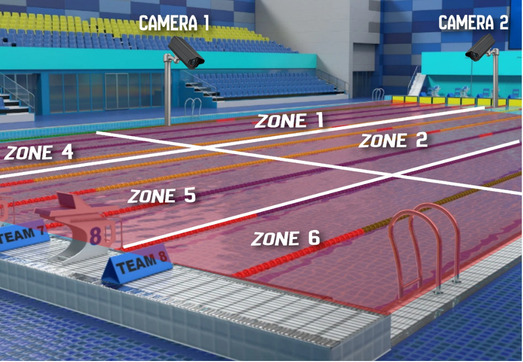
#> input picture assets/ui/how_monitor.png, 523 x 362 px, found by its file name
$ python trim_how_images.py
#> lines starting #> are read from the running program, lines starting #| are printed output that depends on the picture; after the words box and inside, x2 and y2 are one past the last pixel; in counts of white or black regions, pixels touching at a corner belong together
from pathlib import Path
from PIL import Image
import numpy as np

ui = Path(r"C:\Users\halls_18d2lri\Coding_Projects\github\keydahknow\CANTO\assets\ui")


def trim_whitespace(im: Image.Image, threshold: int = 245, pad: int = 6) -> Image.Image:
    """Crop near-white margins from an image."""
    rgba = im.convert("RGBA")
    arr = np.asarray(rgba)
    rgb = arr[:, :, :3]
    alpha = arr[:, :, 3]
    # Non-background: not near-white, or has meaningful alpha
    not_white = (rgb.min(axis=2) < threshold) | (alpha < 250)
    rows = np.any(not_white, axis=1)
    cols = np.any(not_white, axis=0)
    if not rows.any() or not cols.any():
        return im
    rmin, rmax = np.where(rows)[0][[0, -1]]
    cmin, cmax = np.where(cols)[0][[0, -1]]
    rmin = max(0, rmin - pad)
    cmin = max(0, cmin - pad)
    rmax = min(im.height - 1, rmax + pad)
    cmax = min(im.width - 1, cmax + pad)
    return im.crop((cmin, rmin, cmax + 1, rmax + 1))


for name in ["how_monitor.png", "how_detect.png", "how_alert.png"]:
    path = ui / name
    im = Image.open(path)
#> im is the input picture: PIL image 523x362 RGB; mean R, G, B 116.4, 116, 134.5
    trimmed = trim_whitespace(im)
#> in trim_whitespace, `alpha = arr[:, :, 3]`: alpha: shape (362, 523); every value is 255
#> in trim_whitespace, `not_white = (rgb.min(axis=2) < threshold) | (alpha < 250)`:
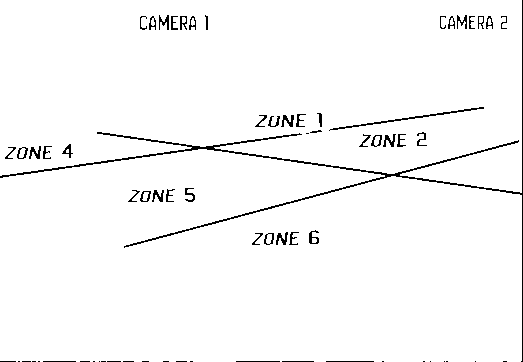
#> not_white: shape (362, 523) bool; 97.3% white; black in thin lines or dots
#> in trim_whitespace, `rmin, rmax = np.where(rows)[0][[0, -1]]`: rmin = 0; rmax = 361
#> in trim_whitespace, `cmin, cmax = np.where(cols)[0][[0, -1]]`: cmin = 0; cmax = 521
#> in trim_whitespace, `cmax = min(im.width - 1, cmax + pad)`: cmax = 522
    # Save as RGB on transparent-safe PNG if needed
    if trimmed.mode == "RGBA":
        # Composite onto white for cleaner Streamlit display of remaining edges
        bg = Image.new("RGB", trimmed.size, (255, 255, 255))
        bg.paste(trimmed, mask=trimmed.split()[-1])
        trimmed = bg
    else:
        trimmed = trimmed.convert("RGB")
    trimmed.save(path)
    print(f"{name}: {im.size} -> {trimmed.size}")
#| how_monitor.png: (523, 362) -> (523, 362)
#> pass 2 of the loop `for name in ["how_monitor.png", "how_detect.png", "how_alert.png"]:`:
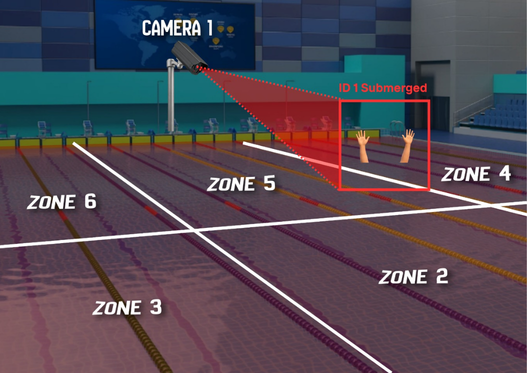
#> input picture assets/ui/how_detect.png, 527 x 373 px, found by its file name
#> im is the input picture: PIL image 527x373 RGB; mean R, G, B 81.2, 72.2, 83.7
#> rgba: PIL image 527x373 RGBA
#> alpha: shape (373, 527); every value is 255
#> in trim_whitespace (call 2), `not_white = (rgb.min(axis=2) < threshold) | (alpha < 250)`:
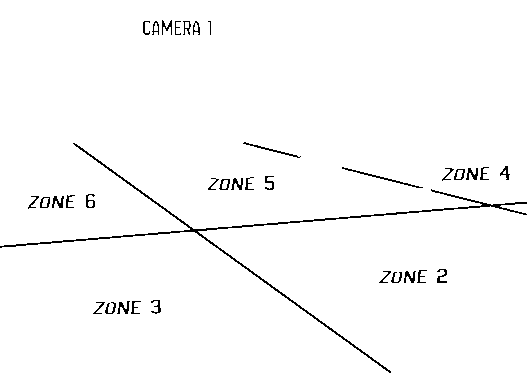
#> not_white: shape (373, 527) bool; 98% white; black in thin lines or dots
#> rmax = 372
#> in trim_whitespace (call 2), `cmin, cmax = np.where(cols)[0][[0, -1]]`: cmax = 526
#| how_detect.png: (527, 373) -> (527, 373)
#> pass 3 of the loop `for name in ["how_monitor.png", "how_detect.png", "how_alert.png"]:`:
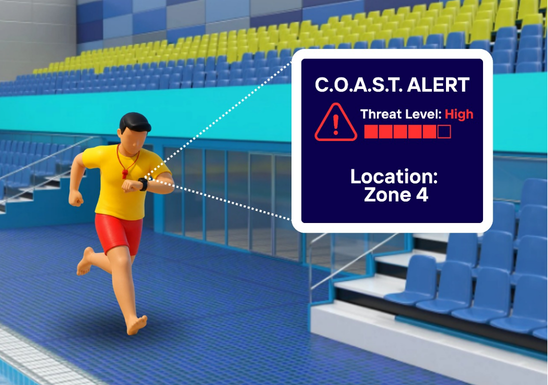
#> input picture assets/ui/how_alert.png, 548 x 385 px, found by its file name
#> im is the input picture: PIL image 548x385 RGB; mean R, G, B 83.9, 114.8, 140.4
#> rgba: PIL image 548x385 RGBA
#> alpha: shape (385, 548); every value is 255
#> in trim_whitespace (call 3), `not_white = (rgb.min(axis=2) < threshold) | (alpha < 250)`:
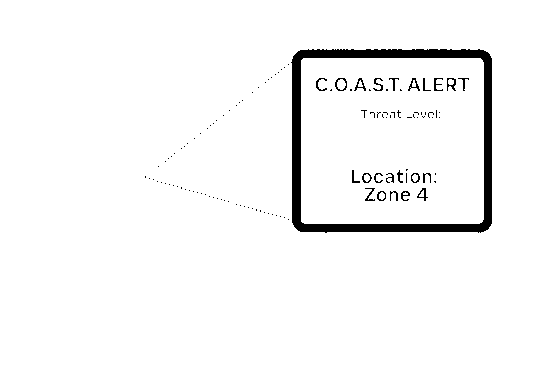
#> not_white: shape (385, 548) bool; 96.6% white; 118 black regions (95 under 20 px), largest, box (x1, y1, x2, y2) and area: (291, 49, 492, 233) 6019, (335, 78, 347, 91) 58, (447, 78, 456, 91) 56
#> rmax = 384
#> in trim_whitespace (call 3), `cmin, cmax = np.where(cols)[0][[0, -1]]`: cmax = 547
#| how_alert.png: (548, 385) -> (548, 385)
